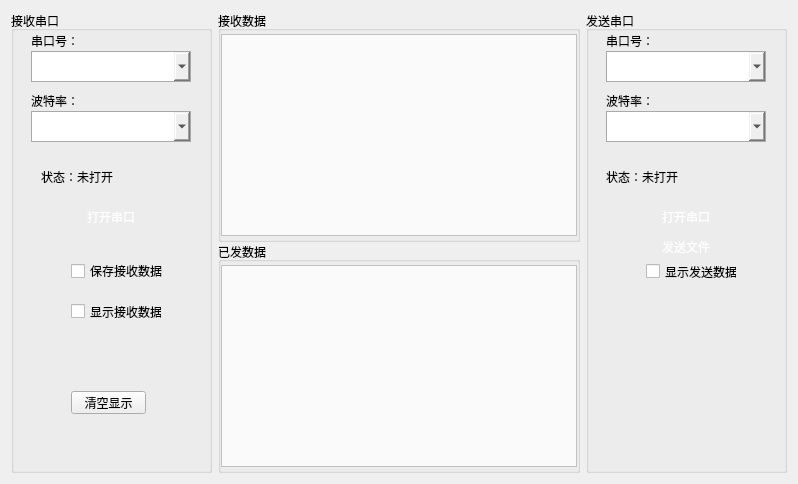
<?xml version="1.0" encoding="UTF-8"?>
<ui version="4.0">
 <class>DataSplitClass</class>
 <widget class="QWidget" name="DataSplitClass">
  <property name="geometry">
   <rect>
    <x>0</x>
    <y>0</y>
    <width>798</width>
    <height>484</height>
   </rect>
  </property>
  <property name="windowTitle">
   <string>一体化控制单元-数据拆包</string>
  </property>
  <property name="windowIcon">
   <iconset resource="DataSplit.qrc">
    <normaloff>:/DataSplit/image_1/logo64.ico</normaloff>:/DataSplit/image_1/logo64.ico</iconset>
  </property>
  <layout class="QHBoxLayout" name="horizontalLayout">
   <item>
    <widget class="QGroupBox" name="groupBox">
     <property name="minimumSize">
      <size>
       <width>201</width>
       <height>0</height>
      </size>
     </property>
     <property name="title">
      <string>接收串口</string>
     </property>
     <widget class="QPushButton" name="Rbt_OpenCom">
      <property name="geometry">
       <rect>
        <x>20</x>
        <y>190</y>
        <width>160</width>
        <height>31</height>
       </rect>
      </property>
      <property name="styleSheet">
       <string notr="true">QPushButton:hover{
 	background-color:transparent;
 	border-image: url(:/DataSplit/image_1/bt_hover.png);
    border:0px;
	color: rgb(255, 255, 255);}
QPushButton:pressed{
 	background-color:transparent; 
 	border-image: url(:/DataSplit/image_1/bt_active.png);
    border:0px;
	color: rgb(255, 255, 255);}
QPushButton {
  	background-color:transparent;
  	border-image: url(:/DataSplit/image_1/bt_normal.png);
    border:0px;
	color: rgb(255, 255, 255);
}</string>
      </property>
      <property name="text">
       <string>打开串口</string>
      </property>
     </widget>
     <widget class="QLabel" name="label_15">
      <property name="geometry">
       <rect>
        <x>20</x>
        <y>20</y>
        <width>51</width>
        <height>20</height>
       </rect>
      </property>
      <property name="text">
       <string>串口号：</string>
      </property>
     </widget>
     <widget class="QComboBox" name="Rcb_com">
      <property name="geometry">
       <rect>
        <x>20</x>
        <y>40</y>
        <width>160</width>
        <height>31</height>
       </rect>
      </property>
      <property name="font">
       <font>
        <pointsize>12</pointsize>
       </font>
      </property>
      <property name="contextMenuPolicy">
       <enum>Qt::DefaultContextMenu</enum>
      </property>
      <property name="layoutDirection">
       <enum>Qt::LeftToRight</enum>
      </property>
      <property name="styleSheet">
       <string notr="true">border: 1px solid darkgray;</string>
      </property>
      <property name="sizeAdjustPolicy">
       <enum>QComboBox::AdjustToContentsOnFirstShow</enum>
      </property>
     </widget>
     <widget class="QComboBox" name="Rcb_Baudrate">
      <property name="geometry">
       <rect>
        <x>20</x>
        <y>100</y>
        <width>160</width>
        <height>31</height>
       </rect>
      </property>
      <property name="font">
       <font>
        <pointsize>12</pointsize>
       </font>
      </property>
      <property name="styleSheet">
       <string notr="true">border: 1px solid darkgray;</string>
      </property>
     </widget>
     <widget class="QLabel" name="label_16">
      <property name="geometry">
       <rect>
        <x>20</x>
        <y>80</y>
        <width>54</width>
        <height>20</height>
       </rect>
      </property>
      <property name="text">
       <string>波特率：</string>
      </property>
     </widget>
     <widget class="QLabel" name="Rlb_state">
      <property name="geometry">
       <rect>
        <x>130</x>
        <y>151</y>
        <width>51</width>
        <height>31</height>
       </rect>
      </property>
      <property name="styleSheet">
       <string notr="true">image: url(:/DataSplit/image_1/Connection statuP_red.png);</string>
      </property>
      <property name="text">
       <string/>
      </property>
     </widget>
     <widget class="QLabel" name="Rlb_stateT">
      <property name="geometry">
       <rect>
        <x>30</x>
        <y>150</y>
        <width>81</width>
        <height>31</height>
       </rect>
      </property>
      <property name="text">
       <string>状态：未打开</string>
      </property>
     </widget>
     <widget class="QCheckBox" name="Rcb_saveFile">
      <property name="geometry">
       <rect>
        <x>60</x>
        <y>250</y>
        <width>101</width>
        <height>20</height>
       </rect>
      </property>
      <property name="text">
       <string>保存接收数据</string>
      </property>
     </widget>
     <widget class="QCheckBox" name="Rcb_showRData">
      <property name="geometry">
       <rect>
        <x>60</x>
        <y>290</y>
        <width>91</width>
        <height>21</height>
       </rect>
      </property>
      <property name="text">
       <string>显示接收数据</string>
      </property>
     </widget>
     <widget class="QPushButton" name="pb_clear">
      <property name="geometry">
       <rect>
        <x>60</x>
        <y>380</y>
        <width>75</width>
        <height>23</height>
       </rect>
      </property>
      <property name="text">
       <string>清空显示</string>
      </property>
     </widget>
    </widget>
   </item>
   <item>
    <widget class="QWidget" name="widget" native="true">
     <layout class="QGridLayout" name="gridLayout_3">
      <property name="leftMargin">
       <number>0</number>
      </property>
      <property name="topMargin">
       <number>0</number>
      </property>
      <property name="rightMargin">
       <number>0</number>
      </property>
      <property name="bottomMargin">
       <number>0</number>
      </property>
      <property name="spacing">
       <number>0</number>
      </property>
      <item row="0" column="0">
       <widget class="QGroupBox" name="groupBox_3">
        <property name="title">
         <string>接收数据</string>
        </property>
        <layout class="QGridLayout" name="gridLayout">
         <property name="leftMargin">
          <number>0</number>
         </property>
         <property name="topMargin">
          <number>3</number>
         </property>
         <property name="rightMargin">
          <number>0</number>
         </property>
         <property name="bottomMargin">
          <number>3</number>
         </property>
         <property name="spacing">
          <number>0</number>
         </property>
         <item row="0" column="0">
          <widget class="QTextEdit" name="Log_textEdit">
           <property name="contextMenuPolicy">
            <enum>Qt::DefaultContextMenu</enum>
           </property>
           <property name="accessibleDescription">
            <string/>
           </property>
           <property name="styleSheet">
            <string notr="true">background-color: rgb(250, 250, 250);</string>
           </property>
           <property name="readOnly">
            <bool>true</bool>
           </property>
          </widget>
         </item>
        </layout>
       </widget>
      </item>
      <item row="1" column="0">
       <widget class="QGroupBox" name="groupBox_4">
        <property name="title">
         <string>已发数据</string>
        </property>
        <layout class="QGridLayout" name="gridLayout_2">
         <property name="leftMargin">
          <number>0</number>
         </property>
         <property name="topMargin">
          <number>3</number>
         </property>
         <property name="rightMargin">
          <number>0</number>
         </property>
         <property name="bottomMargin">
          <number>3</number>
         </property>
         <property name="spacing">
          <number>0</number>
         </property>
         <item row="0" column="0">
          <widget class="QTextEdit" name="Log_textEdit_2">
           <property name="contextMenuPolicy">
            <enum>Qt::DefaultContextMenu</enum>
           </property>
           <property name="accessibleDescription">
            <string/>
           </property>
           <property name="styleSheet">
            <string notr="true">background-color: rgb(250, 250, 250);</string>
           </property>
           <property name="readOnly">
            <bool>true</bool>
           </property>
          </widget>
         </item>
        </layout>
       </widget>
      </item>
     </layout>
    </widget>
   </item>
   <item>
    <widget class="QGroupBox" name="groupBox_2">
     <property name="minimumSize">
      <size>
       <width>201</width>
       <height>0</height>
      </size>
     </property>
     <property name="title">
      <string>发送串口</string>
     </property>
     <widget class="QPushButton" name="Sbt_OpenCom">
      <property name="geometry">
       <rect>
        <x>20</x>
        <y>190</y>
        <width>160</width>
        <height>31</height>
       </rect>
      </property>
      <property name="styleSheet">
       <string notr="true">QPushButton:hover{
 	background-color:transparent;
 	border-image: url(:/DataSplit/image_1/bt_hover.png);
    border:0px;
	color: rgb(255, 255, 255);}
QPushButton:pressed{
 	background-color:transparent; 
 	border-image: url(:/DataSplit/image_1/bt_active.png);
    border:0px;
	color: rgb(255, 255, 255);}
QPushButton {
  	background-color:transparent;
  	border-image: url(:/DataSplit/image_1/bt_normal.png);
    border:0px;
	color: rgb(255, 255, 255);
}</string>
      </property>
      <property name="text">
       <string>打开串口</string>
      </property>
     </widget>
     <widget class="QLabel" name="label_17">
      <property name="geometry">
       <rect>
        <x>20</x>
        <y>20</y>
        <width>51</width>
        <height>20</height>
       </rect>
      </property>
      <property name="text">
       <string>串口号：</string>
      </property>
     </widget>
     <widget class="QComboBox" name="Scb_com">
      <property name="geometry">
       <rect>
        <x>20</x>
        <y>40</y>
        <width>160</width>
        <height>31</height>
       </rect>
      </property>
      <property name="font">
       <font>
        <pointsize>12</pointsize>
       </font>
      </property>
      <property name="contextMenuPolicy">
       <enum>Qt::DefaultContextMenu</enum>
      </property>
      <property name="layoutDirection">
       <enum>Qt::LeftToRight</enum>
      </property>
      <property name="styleSheet">
       <string notr="true">border: 1px solid darkgray;</string>
      </property>
      <property name="sizeAdjustPolicy">
       <enum>QComboBox::AdjustToContentsOnFirstShow</enum>
      </property>
     </widget>
     <widget class="QComboBox" name="Scb_Baudrate">
      <property name="geometry">
       <rect>
        <x>20</x>
        <y>100</y>
        <width>160</width>
        <height>31</height>
       </rect>
      </property>
      <property name="font">
       <font>
        <pointsize>12</pointsize>
       </font>
      </property>
      <property name="styleSheet">
       <string notr="true">border: 1px solid darkgray;</string>
      </property>
     </widget>
     <widget class="QLabel" name="label_18">
      <property name="geometry">
       <rect>
        <x>20</x>
        <y>80</y>
        <width>54</width>
        <height>20</height>
       </rect>
      </property>
      <property name="text">
       <string>波特率：</string>
      </property>
     </widget>
     <widget class="QLabel" name="Slb_state">
      <property name="geometry">
       <rect>
        <x>120</x>
        <y>151</y>
        <width>51</width>
        <height>31</height>
       </rect>
      </property>
      <property name="styleSheet">
       <string notr="true">image: url(:/DataSplit/image_1/Connection statuP_red.png);</string>
      </property>
      <property name="text">
       <string/>
      </property>
     </widget>
     <widget class="QLabel" name="Slb_stateT">
      <property name="geometry">
       <rect>
        <x>20</x>
        <y>150</y>
        <width>81</width>
        <height>31</height>
       </rect>
      </property>
      <property name="text">
       <string>状态：未打开</string>
      </property>
     </widget>
     <widget class="QPushButton" name="Sbt_sendData">
      <property name="geometry">
       <rect>
        <x>20</x>
        <y>220</y>
        <width>160</width>
        <height>31</height>
       </rect>
      </property>
      <property name="styleSheet">
       <string notr="true">QPushButton:hover{
 	background-color:transparent;
 	border-image: url(:/DataSplit/image_1/bt_hover.png);
    border:0px;
	color: rgb(255, 255, 255);}
QPushButton:pressed{
 	background-color:transparent; 
 	border-image: url(:/DataSplit/image_1/bt_active.png);
    border:0px;
	color: rgb(255, 255, 255);}
QPushButton {
  	background-color:transparent;
  	border-image: url(:/DataSplit/image_1/bt_normal.png);
    border:0px;
	color: rgb(255, 255, 255);
}</string>
      </property>
      <property name="text">
       <string>发送文件</string>
      </property>
     </widget>
     <widget class="QCheckBox" name="Scb_showRData">
      <property name="geometry">
       <rect>
        <x>60</x>
        <y>250</y>
        <width>91</width>
        <height>21</height>
       </rect>
      </property>
      <property name="text">
       <string>显示发送数据</string>
      </property>
     </widget>
    </widget>
   </item>
  </layout>
 </widget>
 <layoutdefault spacing="6" margin="11"/>
 <resources>
  <include location="DataSplit.qrc"/>
 </resources>
 <connections/>
</ui>
